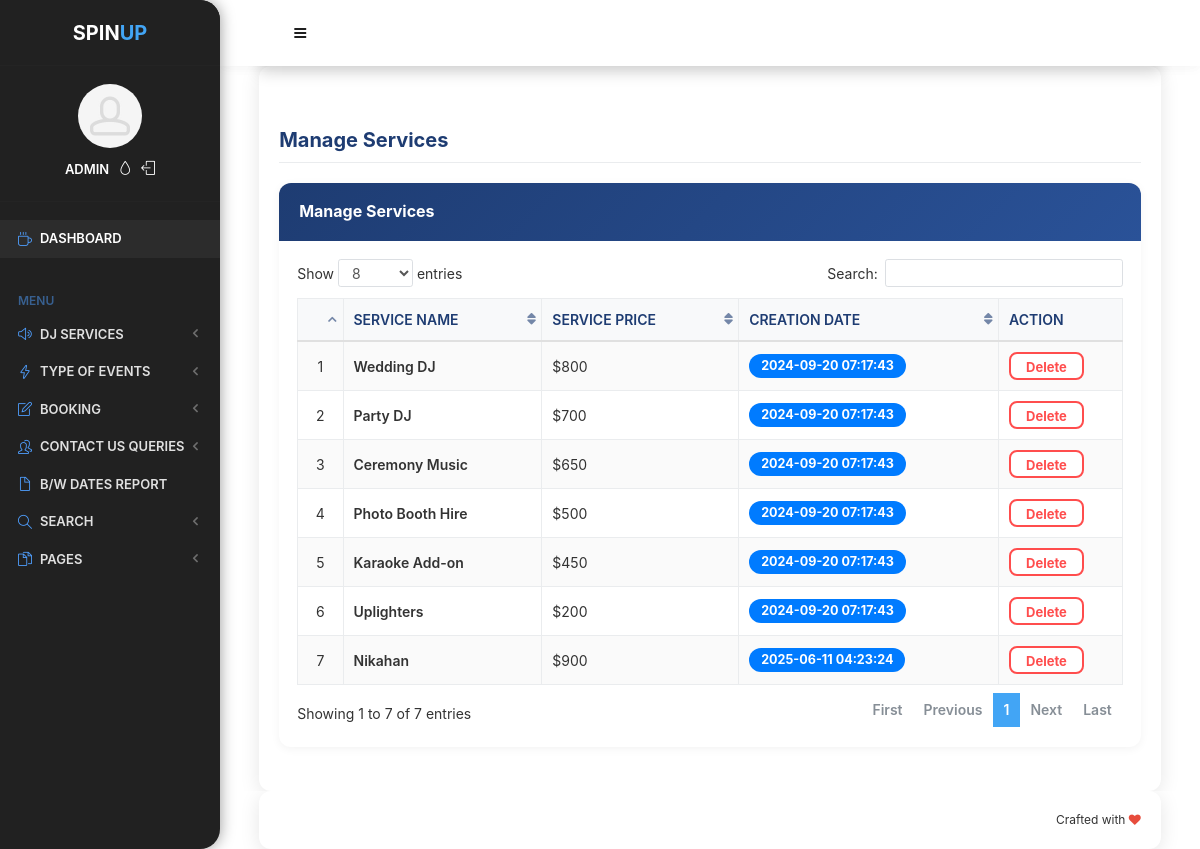
The app's page /odms/admin/manage-services.php (signed in) with its own data.
### tables this page shows
CREATE TABLE `tblservice` (
  `ID` int(10) NOT NULL,
  `ServiceName` varchar(200) DEFAULT NULL,
  `SerDes` varchar(250) NOT NULL,
  `ServicePrice` varchar(200) DEFAULT NULL,
  `CreationDate` timestamp NULL DEFAULT current_timestamp()
);

### odms/admin/manage-services.php (the view, shortened to what this page needs)
<?php
if (strlen($_SESSION['odmsaid'] == 0)) {
    header('location:logout.php');
} else {
?>
    <!doctype html>
    <html lang="en" class="no-focus">
    <head>
        <link rel="stylesheet" href="assets/js/plugins/datatables/dataTables.bootstrap4.min.css">
        <link rel="stylesheet" id="css-main" href="assets/css/codebase.min.css">
    </head>
    <body>
        <div id="page-container" class="sidebar-o sidebar-inverse side-scroll page-header-fixed main-content-narrow">
            <?php include_once('includes/sidebar.php'); ?>
            <?php include_once('includes/header.php'); ?>
            <main id="main-container">
                <div class="content">
                    <h2 class="content-heading">Manage Services</h2>
                    <div class="block">
                        <div class="block-header block-header-default">
                            <h3 class="block-title">Manage Services</h3>
                        </div>
                        <div class="block-content block-content-full">
                            <table class="table table-bordered table-striped table-vcenter js-dataTable-full-pagination">
                                <thead>
                                    <tr>
                                        <th class="text-center"></th>
                                        <th>Service Name</th>
                                        <th class="d-none d-sm-table-cell">Service Price</th>
                                        <th class="d-none d-sm-table-cell">Creation Date</th>
                                        <th class="d-none d-sm-table-cell" style="width: 15%;">Action</th>
                                    </tr>
                                </thead>
                                <tbody>
                                    <?php
                                    $sql = "SELECT * from tblservice";
                                    $query = $dbh->prepare($sql);
                                    $query->execute();
                                    $results = $query->fetchAll(PDO::FETCH_OBJ);
                                    $cnt = 1;
                                    if ($query->rowCount() > 0) {
                                        foreach ($results as $row) { ?>
                                            <tr>
                                                <td class="text-center"><?php echo htmlentities($cnt); ?></td>
                                                <td class="font-w600"><?php echo htmlentities($row->ServiceName); ?></td>
                                                <td class="d-none d-sm-table-cell">$<?php echo htmlentities($row->ServicePrice); ?></td>
                                                <td class="d-none d-sm-table-cell">
                                                    <span class="badge badge-primary"><?php echo htmlentities($row->CreationDate); ?></span>
                                                </td>
                                                <td class="d-none d-sm-table-cell">
                                                    <a href="manage-services.php?delid=<?php echo ($row->ID); ?>" onclick="return confirm('Do you really want to Delete ?');" class="btn btn-danger btn-sm">Delete</a>
                                                </td>
                                            </tr>
                                    <?php $cnt = $cnt + 1;
                                        }
                                    } ?>
                                </tbody>
                            </table>
                        </div>
                    </div>
                </div>
            </main>
            <?php include_once('includes/footer.php'); ?>
        </div>
    </body>
    </html>
<?php } ?>

### odms/admin/manage-services.php (style rules this page uses)
body { background: #ffffff; color: #333; }
#page-container { background: transparent; }
.content { background: #ffffff; border-radius: 12px; padding: 20px; box-shadow: 0 4px 20px rgba(0, 0, 0, 0.1); }
.content-heading { color: #1e3c72; font-weight: bold; margin-bottom: 20px; }
.block { background: #ffffff; border-radius: 12px; overflow: hidden; box-shadow: 0 2px 10px rgba(0, 0, 0, 0.05); }
.block-header { background: linear-gradient(135deg, #1e3c72 0%, #2a5298 100%); border-bottom: none; padding: 15px 20px; }
.block-title { color: #ffffff; font-weight: bold; }
.table { background: #ffffff; border-radius: 8px; margin-bottom: 0; }
.table thead th { background: #f8f9fa; color: #1e3c72; font-weight: 600; border-bottom: 2px solid #e0e0e0; }
.table td { vertical-align: middle; }
.badge { padding: 6px 12px; border-radius: 12px; font-weight: bold; font-size: 0.9rem; }
.badge-primary { background: #007BFF; color: #ffffff; font-weight: bold; }
.btn-danger { background: #ffffff; border: 2px solid #FF4D4D; color: #FF4D4D; border-radius: 8px; padding: 5px 15px; font-weight: bold; transition: all 0.3s ease; }

### records on screen
tblservice: ServiceName "Wedding DJ", ServicePrice "800", CreationDate "2024-09-20 07:17:43"
tblservice: ServiceName "Party DJ", ServicePrice "700", CreationDate "2024-09-20 07:17:43"
tblservice: ServiceName "Ceremony Music", ServicePrice "650", CreationDate "2024-09-20 07:17:43"
tblservice: ServiceName "Photo Booth Hire", ServicePrice "500", CreationDate "2024-09-20 07:17:43"
tblservice: ServiceName "Karaoke Add-on", ServicePrice "450", CreationDate "2024-09-20 07:17:43"
tblservice: ServiceName "Uplighters", ServicePrice "200", CreationDate "2024-09-20 07:17:43"
tblservice: ServiceName "Nikahan", ServicePrice "900", CreationDate "2025-06-11 04:23:24"
